Frame 1 (no input): blank canvas, image omitted
Frame 60 (the mouse pressed at the canvas centre just before this capture): blank canvas, image omitted
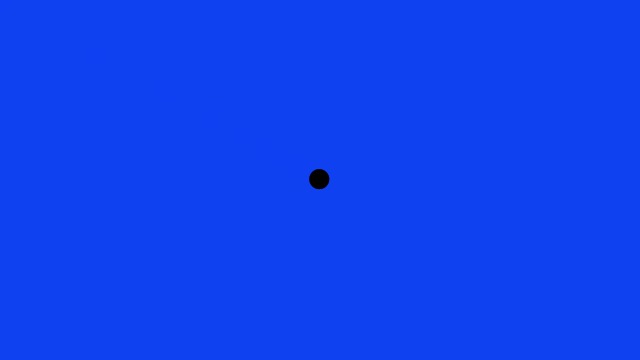
Frame 120 (the mouse held since frame 60 and released just before this capture)

The Processing sketch whose frames 1 and 60 were blank and that drew this single picture after the mouse press (run headless with seeded random() and noise(); from frame 60 on, the mouse is pressed at the canvas centre):

// Processing sketch: processing_96661
// ── processing_96661.pde

float x;
float y;
float easing = 0.30;

void setup() {
  size(640, 360); 
  noStroke();  
}

void draw() { 
  //background(#0F41F2);
  fill(#0F41F2,130);
  rect(0,0,width,height);
  
  float targetX = mouseX;
  float dx = targetX - x;
  if(abs(dx) > 1) {
    x += dx * easing;
  }
  
  float targetY = mouseY;
  float dy = targetY - y;
  if(abs(dy) > 1) {
    y += dy * easing;
  }
  fill (0);
  ellipse(x, y, 20, 20);
}
